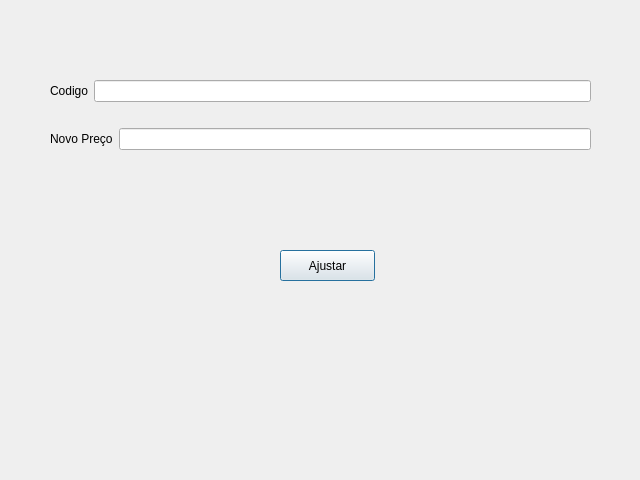
<?xml version="1.0" encoding="UTF-8"?>
<ui version="4.0">
 <class>AjustarProduto</class>
 <widget class="QDialog" name="AjustarProduto">
  <property name="geometry">
   <rect>
    <x>0</x>
    <y>0</y>
    <width>640</width>
    <height>480</height>
   </rect>
  </property>
  <property name="windowTitle">
   <string>Dialog</string>
  </property>
  <widget class="QPushButton" name="Ajustar">
   <property name="geometry">
    <rect>
     <x>280</x>
     <y>250</y>
     <width>95</width>
     <height>31</height>
    </rect>
   </property>
   <property name="text">
    <string>Ajustar</string>
   </property>
  </widget>
  <widget class="QWidget" name="">
   <property name="geometry">
    <rect>
     <x>50</x>
     <y>60</y>
     <width>541</width>
     <height>111</height>
    </rect>
   </property>
   <layout class="QVBoxLayout" name="verticalLayout">
    <item>
     <layout class="QHBoxLayout" name="horizontalLayout">
      <item>
       <widget class="QLabel" name="label">
        <property name="text">
         <string>Codigo</string>
        </property>
       </widget>
      </item>
      <item>
       <widget class="QLineEdit" name="CodLine">
        <property name="text">
         <string/>
        </property>
       </widget>
      </item>
     </layout>
    </item>
    <item>
     <layout class="QHBoxLayout" name="horizontalLayout_2">
      <item>
       <widget class="QLabel" name="label_2">
        <property name="text">
         <string>Novo Preço</string>
        </property>
       </widget>
      </item>
      <item>
       <widget class="QLineEdit" name="PrecoLine"/>
      </item>
     </layout>
    </item>
   </layout>
  </widget>
 </widget>
 <resources/>
 <connections/>
</ui>
